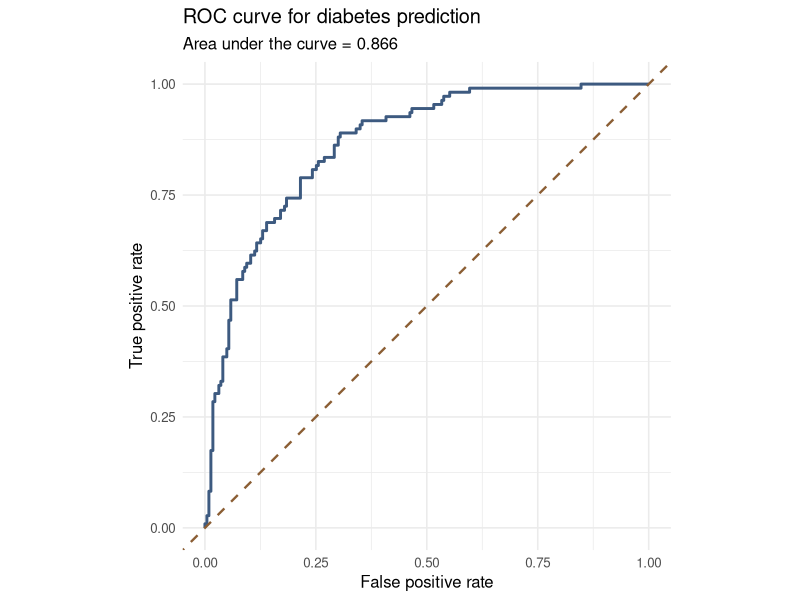
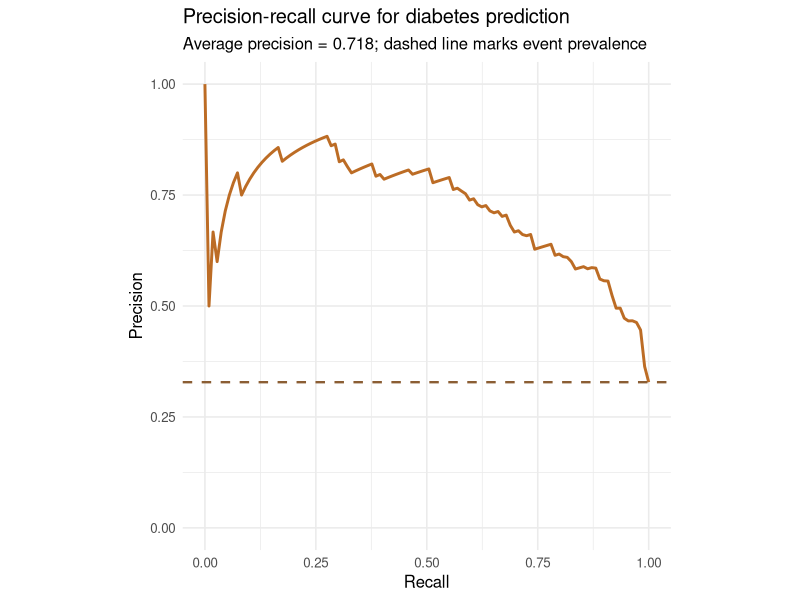

Here is the R script that generated these plots, in order:
## ---- chunk 1
data("Pima.tr", package = "MASS")
data("Pima.te", package = "MASS")

roc_fit <- glm(
  type ~ npreg + glu + bp + skin + bmi + ped + age,
  data = Pima.tr,
  family = binomial()
)

predicted_risk <- predict(roc_fit, newdata = Pima.te, type = "response")
observed_outcome <- as.integer(Pima.te$type == "Yes")

performance_data <- data.frame(
  predicted_risk = predicted_risk,
  observed_outcome = observed_outcome
)
## ---- chunk 2
thresholds <- sort(unique(c(1, performance_data$predicted_risk, 0)), decreasing = TRUE)

curve_points <- lapply(thresholds, function(threshold) {
  predicted_class <- as.integer(performance_data$predicted_risk >= threshold)

  tp <- sum(predicted_class == 1 & performance_data$observed_outcome == 1)
  fp <- sum(predicted_class == 1 & performance_data$observed_outcome == 0)
  tn <- sum(predicted_class == 0 & performance_data$observed_outcome == 0)
  fn <- sum(predicted_class == 0 & performance_data$observed_outcome == 1)

  tpr <- ifelse(tp + fn == 0, 0, tp / (tp + fn))
  fpr <- ifelse(fp + tn == 0, 0, fp / (fp + tn))
  precision <- ifelse(tp + fp == 0, 1, tp / (tp + fp))
  recall <- tpr

  data.frame(
    threshold = threshold,
    tpr = tpr,
    fpr = fpr,
    precision = precision,
    recall = recall
  )
})

curve_data <- do.call(rbind, curve_points)

roc_data <- curve_data[order(curve_data$fpr, curve_data$tpr), ]
pr_data <- curve_data[order(curve_data$recall, curve_data$precision), ]

roc_auc <- sum(diff(roc_data$fpr) * (head(roc_data$tpr, -1) + tail(roc_data$tpr, -1)) / 2)

pr_data_unique <- pr_data[!duplicated(pr_data$recall), ]
average_precision <- sum(diff(pr_data_unique$recall) * tail(pr_data_unique$precision, -1))

summary_table <- data.frame(
  metric = c("Event prevalence", "ROC AUC", "Average precision"),
  value = c(
    mean(performance_data$observed_outcome),
    roc_auc,
    average_precision
  )
)

summary_table$value <- round(summary_table$value, 3)

knitr::kable(
  summary_table,
  caption = "Summary performance metrics for the diabetes prediction model"
)
## ---- chunk 3
ggplot2::ggplot(roc_data, ggplot2::aes(x = fpr, y = tpr)) +
  ggplot2::geom_line(color = "#3d5a80", linewidth = 1) +
  ggplot2::geom_abline(
    intercept = 0,
    slope = 1,
    linetype = 2,
    color = "#8b5e34",
    linewidth = 0.8
  ) +
  ggplot2::labs(
    title = "ROC curve for diabetes prediction",
    subtitle = sprintf("Area under the curve = %.3f", roc_auc),
    x = "False positive rate",
    y = "True positive rate"
  ) +
  ggplot2::coord_equal(xlim = c(0, 1), ylim = c(0, 1)) +
  ggplot2::theme_minimal(base_size = 12)
## ---- chunk 4
baseline_precision <- mean(performance_data$observed_outcome)

ggplot2::ggplot(pr_data_unique, ggplot2::aes(x = recall, y = precision)) +
  ggplot2::geom_line(color = "#bc6c25", linewidth = 1) +
  ggplot2::geom_hline(
    yintercept = baseline_precision,
    linetype = 2,
    color = "#8b5e34",
    linewidth = 0.8
  ) +
  ggplot2::labs(
    title = "Precision-recall curve for diabetes prediction",
    subtitle = sprintf("Average precision = %.3f; dashed line marks event prevalence", average_precision),
    x = "Recall",
    y = "Precision"
  ) +
  ggplot2::coord_equal(xlim = c(0, 1), ylim = c(0, 1)) +
  ggplot2::theme_minimal(base_size = 12)
## ---- chunk 5
selected_thresholds <- c(0.20, 0.40, 0.60)

operating_points <- do.call(
  rbind,
  lapply(selected_thresholds, function(threshold) {
    predicted_class <- as.integer(performance_data$predicted_risk >= threshold)

    tp <- sum(predicted_class == 1 & performance_data$observed_outcome == 1)
    fp <- sum(predicted_class == 1 & performance_data$observed_outcome == 0)
    tn <- sum(predicted_class == 0 & performance_data$observed_outcome == 0)
    fn <- sum(predicted_class == 0 & performance_data$observed_outcome == 1)

    data.frame(
      threshold = threshold,
      sensitivity = tp / (tp + fn),
      specificity = tn / (tn + fp),
      precision = ifelse(tp + fp == 0, 1, tp / (tp + fp))
    )
  })
)

operating_points[, c("sensitivity", "specificity", "precision")] <-
  round(operating_points[, c("sensitivity", "specificity", "precision")], 3)

knitr::kable(
  operating_points,
  caption = "Selected threshold-specific operating characteristics"
)
